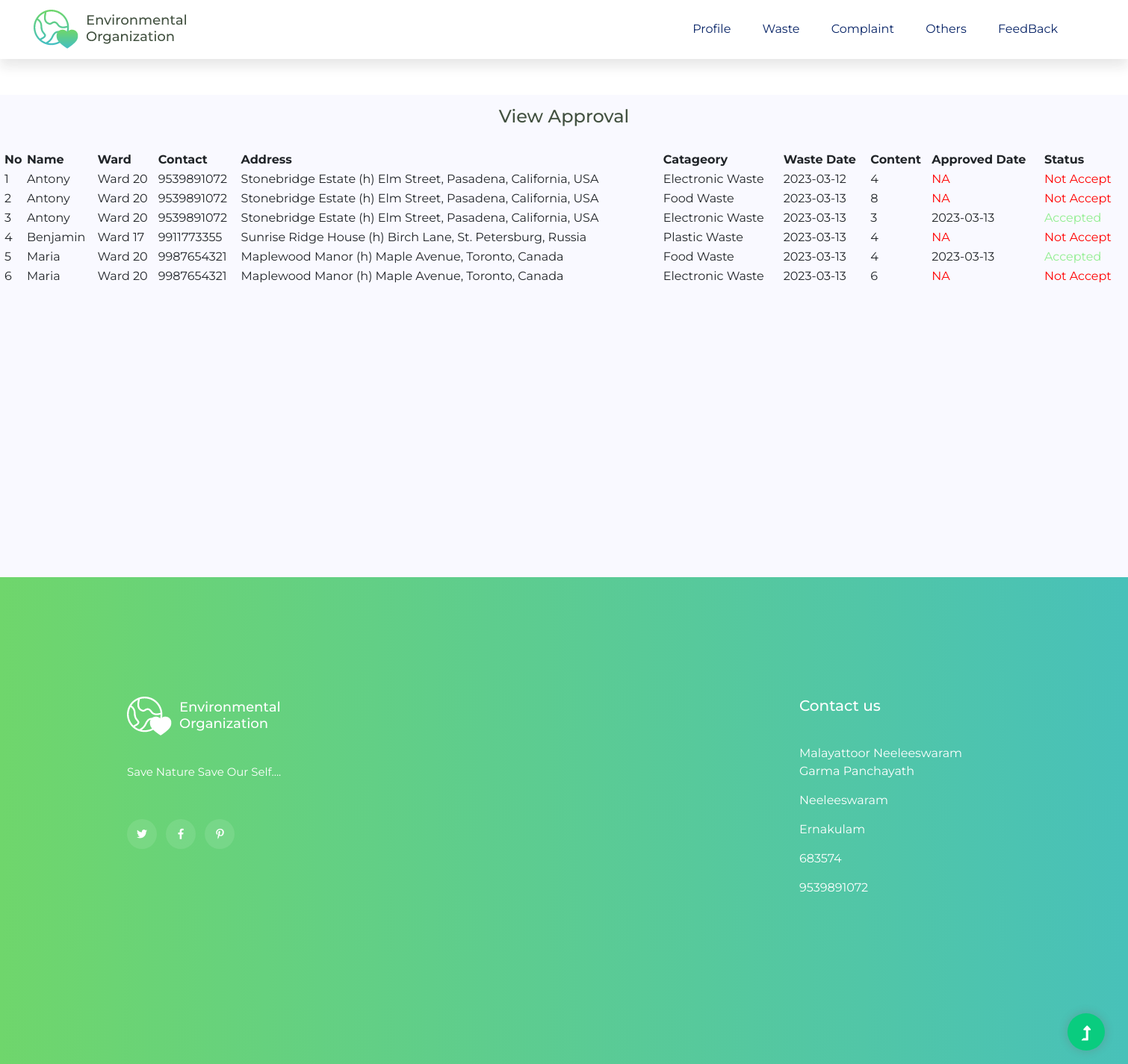
Screenshot of /E-Waste/User/View_Approval.php (signed in) with the database file from the repository.
### tables this page shows
CREATE TABLE `tbl_waste` (
  `waste_id` int(11) NOT NULL auto_increment,
  `cat_id` int(11) NOT NULL,
  `user_id` int(11) NOT NULL,
  `waste_content` int(10) NOT NULL,
  `waste_date` date NOT NULL,
  `waste_adate` date NOT NULL,
  `waste_cdate` date NOT NULL,
  `waste_status` char(1) NOT NULL default '0',
  PRIMARY KEY  (`waste_id`)
);

CREATE TABLE `tbl_user` (
  `user_id` int(11) NOT NULL auto_increment,
  `user_name` varchar(15) NOT NULL,
  `user_contact` char(10) NOT NULL,
  `user_email` varchar(25) NOT NULL,
  `user_address` varchar(100) NOT NULL,
  `ward_id` int(11) NOT NULL,
  `user_hno` varchar(5) NOT NULL,
  `user_username` varchar(25) NOT NULL,
  `user_password` varchar(20) NOT NULL,
  `user_status` char(1) NOT NULL default '0',
  PRIMARY KEY  (`user_id`)
);

CREATE TABLE `tbl_ward` (
  `ward_id` int(11) NOT NULL auto_increment,
  `ward_name` varchar(10) NOT NULL,
  `ward_status` int(1) NOT NULL default '0',
  PRIMARY KEY  (`ward_id`)
);

CREATE TABLE `tbl_catageory` (
  `cat_id` int(11) NOT NULL auto_increment,
  `cat_name` varchar(20) NOT NULL,
  `cat_status` int(1) NOT NULL default '0',
  PRIMARY KEY  (`cat_id`)
);

CREATE TABLE `tbl_pajayathe` (
  `pajayathe_id` int(11) NOT NULL auto_increment,
  `pajayathe_name` varchar(100) NOT NULL,
  `pajayathe_contact` char(10) NOT NULL,
  `pajayathe_pincode` char(6) NOT NULL,
  `pajayathe_district` varchar(15) NOT NULL,
  `pajayathe_location` varchar(20) NOT NULL,
  `pajayathe_username` varchar(20) NOT NULL,
  `pajayathe_password` varchar(20) NOT NULL,
  `pajayathe_status` char(1) NOT NULL default '0',
  PRIMARY KEY  (`pajayathe_id`)
);

### E-Waste/User/View_Approval.php (the view, shortened to what this page needs)
<!DOCTYPE html>
<html>
<head>
<?php
include("../Connection/Connection.php");
?>
</head>
<?php include("Template/Header1.php");
if($_SESSION['username']!=NULL)
{
	?>
	<body>
<form>
	<div class="progress-table">
<h2 align="center" class="text-heading">View Approval</h2>
	<table width="1500" align="center">
		<tr align="left">
			<th>No</th>
			<th>Name</th>
			<th>Ward</th>
			<th>Contact</th>
			<th>Address</th>
			<th>Catageory</th>
			<th>Waste Date</th>
			<th>Content</th>
			<th>Approved Date</th>
			<th>Status</th>
		</tr>
		<?php
		$sel = "select * from tbl_waste w inner join tbl_catageory c on w.cat_id=c.cat_id inner join tbl_user us on w.user_id=us.user_id inner join tbl_ward wa on us.ward_id=wa.ward_id where waste_status = '0' or waste_status = '1'";
		$res = $con->query($sel);
		if($res->num_rows!=NULL)
		{
			$i = 0;
			while($row = $res->fetch_assoc())
			{
				$i = $i + 1;
				?>
				<tr>
					<td><?php echo $i; ?></td>
					<td><?php echo $row["user_name"]; ?></td>
					<td><?php echo $row["ward_name"]; ?></td>
					<td><?php echo $row["user_contact"]; ?></td>
					<td><?php echo $row["user_address"]; ?></td>
					<td><?php echo $row["cat_name"]; ?></td>
					<td><?php echo $row["waste_date"]; ?></td>
					<td><?php echo $row["waste_content"]; ?></td>
					<td><?php $rda = $row["waste_adate"]; if($rda=='0000-00-00') {echo '<span style=color:red>NA</span>';} else {echo $rda; } ?></td>
					<td><?php $st = $row["waste_status"]; if($st=='0') {echo '<span style=color:red>Not Accept</span>';} else{echo '<span style=color:lightgreen>Accepted</span>'; } ?></td>
				</tr>
				<?php
			}
		}
		?>
	</table>
	<br><br><br><br><br><br><br><br><br><br><br><br><br><br><br>
</div>
</form>
</body>
	<?php
}
else
{
	echo "<script>location.replace('../Guest/Login.php')</script>";
}
?>
<?php include("Template/Footer.php"); ?>
</html>

### E-Waste/User/Template/Header1.php (shortened to what this page needs)
<!DOCTYPE html>
<html class="no-js" lang="zxx">
<head>
    <link rel="stylesheet" href="../User/Template/assets/css/bootstrap.min.css">
    <link rel="stylesheet" href="../User/Template/assets/css/owl.carousel.min.css">
    <link rel="stylesheet" href="../User/Template/assets/css/slicknav.css">
    <link rel="stylesheet" href="../User/Template/assets/css/flaticon.css">
    <link rel="stylesheet" href="../User/Template/assets/css/progressbar_barfiller.css">
    <link rel="stylesheet" href="../User/Template/assets/css/gijgo.css">
    <link rel="stylesheet" href="../User/Template/assets/css/animate.min.css">
    <link rel="stylesheet" href="../User/Template/assets/css/animated-headline.css">
    <link rel="stylesheet" href="../User/Template/assets/css/magnific-popup.css">
    <link rel="stylesheet" href="../User/Template/assets/css/fontawesome-all.min.css">
    <link rel="stylesheet" href="../User/Template/assets/css/themify-icons.css">
    <link rel="stylesheet" href="../User/Template/assets/css/slick.css">
    <link rel="stylesheet" href="../User/Template/assets/css/nice-select.css">
    <link rel="stylesheet" href="../User/Template/assets/css/style.css">
</head>
<body>
    <header>
        <div class="header-area">
            <div class="main-header ">
                <div class="header-bottom  header-sticky">
                    <div class="container-fluid">
                        <div class="row align-items-center">
                            <div class="col-xl-2 col-lg-2">
                                <div class="logo">
                                    <a href="../User/Home.php"><img src="../User/Template/assets/img/logo/logo.png" alt=""></a>
                                </div>
                            </div>
                            <div class="col-xl-10 col-lg-10">
                                <div class="menu-wrapper  d-flex align-items-center justify-content-end">
                                    <div class="main-menu d-none d-lg-block">
                                        <nav>
                                            <ul id="navigation">
                                                <li><a href="../User/Profile.php">Profile</a></li>
                                                <li><a href="">Waste</a>
                                                </li>
                                                <li><a href="Sent_complaint.php">Complaint</a>
                                                </li>
                                                <li><a href="">Others</a>
                                                </li>
                                                <li><a href="Send_feedback.php">FeedBack</a></li>
                                            </ul>
                                        </nav>
                                    </div>
                                </div>
                            </div>
                            <div class="col-12">
                            </div>
                        </div>
                    </div>
                </div>
            </div>
        </div>
    </header>
</body>
</html>
<br><br>

### E-Waste/User/Template/Footer.php (shortened to what this page needs)
<!DOCTYPE html>
<html class="no-js" lang="zxx">
<?php
include("../Connection/Connection.php");
?>
<head>
    <link rel="stylesheet" href="../User/Template/assets/css/bootstrap.min.css">
    <link rel="stylesheet" href="../User/Template/assets/css/owl.carousel.min.css">
    <link rel="stylesheet" href="../User/Template/assets/css/slicknav.css">
    <link rel="stylesheet" href="../User/Template/assets/css/flaticon.css">
    <link rel="stylesheet" href="../User/Template/assets/css/progressbar_barfiller.css">
    <link rel="stylesheet" href="../User/Template/assets/css/gijgo.css">
    <link rel="stylesheet" href="../User/Template/assets/css/animate.min.css">
    <link rel="stylesheet" href="../User/Template/assets/css/animated-headline.css">
    <link rel="stylesheet" href="../User/Template/assets/css/magnific-popup.css">
    <link rel="stylesheet" href="../User/Template/assets/css/fontawesome-all.min.css">
    <link rel="stylesheet" href="../User/Template/assets/css/themify-icons.css">
    <link rel="stylesheet" href="../User/Template/assets/css/slick.css">
    <link rel="stylesheet" href="../User/Template/assets/css/nice-select.css">
    <link rel="stylesheet" href="../User/Template/assets/css/style.css">
</head>
<body>
 <footer>
        <div class="footer-wrapper">
           <div class="footer-area footer-padding">
               <div class="container ">
                   <div class="row justify-content-between">
                       <div class="col-xl-4 col-lg-3 col-md-8 col-sm-8">
                           <div class="single-footer-caption mb-50">
                               <div class="single-footer-caption mb-30">
                                   <div class="footer-logo mb-35">
                                       <a href="Home.php"><img src="../User/Template/assets/img/logo/logo2_footer.png" alt=""></a>
                                   </div>
                                   <div class="footer-tittle">
                                       <div class="footer-pera">
                                           <p>Save Nature Save Our Self....</p>
                                       </div>
                                   </div>
                                   <div class="footer-social">
                                       <a href="https://twitter.com"><i class="fab fa-twitter"></i></a>
                                       <a href="https://facebook.com"><i class="fab fa-facebook-f"></i></a>
                                       <a href="https://pinterest.com"><i class="fab fa-pinterest-p"></i></a>
                                   </div>
                               </div>
                           </div>
                       </div>
                       <?php
                       $sel = "select * from tbl_pajayathe where pajayathe_status='1'";
                       $res = $con->query($sel);
                       if($res->num_rows!=NULL)
                       {
                       	while($row = $res->fetch_assoc())
                       	{
                       		$name = $row["pajayathe_name"];
                       		$loc = $row["pajayathe_location"];
                       		$dis = $row["pajayathe_district"];
                       		$pin = $row["pajayathe_pincode"];
                       		$pho = $row["pajayathe_contact"];
                       	}
                       }
                       ?>
                       <div class="col-xl-3 col-lg-4 col-md-6 col-sm-4">
                           <div class="single-footer-caption mb-50">
                               <div class="footer-tittle">
                                   <h4>Contact us</h4>
                                   <ul>
                                       <li style="color:white"><?php echo $name;?></li>
                                       <li style="color:white"><?php echo $loc;?></li>
                                       <li style="color:white"><?php echo $dis;?></li>
                                       <li style="color:white"><?php echo $pin;?></li>
                                       <li class="number" style="color:white"><?php echo $pho;?></li>
                                   </ul>
                               </div>
                           </div>
                       </div>
                   </div>
               </div>
           </div>
           <div class="footer-bottom-area">
               <div class="container">
                   <div class="footer-border">
                       <div class="row d-flex align-items-center">
                           <div class="col-xl-12 ">
                              </div>
                          </div>
                      </div>
                  </div>
              </div>
          </div>
      </footer>
      <div id="back-top" >
        <a title="Go to Top" href="#"> <i class="fas fa-level-up-alt"></i></a>
    </div>
</body>
</html>

### rows the page displays
tbl_waste: user.user_name "Antony", tbl_ward.ward_name "Ward 20", user.user_contact "9539891072", user.user_address "Stonebridge Estate (h) Elm Street, Pasadena, California, USA", cat.cat_name "Electronic Waste", waste_date "2023-03-12", waste_content "4", waste_adate "NA", waste_status "Not Accept"
tbl_waste: user.user_name "Antony", tbl_ward.ward_name "Ward 20", user.user_contact "9539891072", user.user_address "Stonebridge Estate (h) Elm Street, Pasadena, California, USA", cat.cat_name "Food Waste", waste_date "2023-03-13", waste_content "8", waste_adate "NA", waste_status "Not Accept"
tbl_waste: user.user_name "Antony", tbl_ward.ward_name "Ward 20", user.user_contact "9539891072", user.user_address "Stonebridge Estate (h) Elm Street, Pasadena, California, USA", cat.cat_name "Electronic Waste", waste_date "2023-03-13", waste_content "3", waste_adate "2023-03-13", waste_status "Accepted"
tbl_waste: user.user_name "Benjamin", tbl_ward.ward_name "Ward 17", user.user_contact "9911773355", user.user_address "Sunrise Ridge House (h) Birch Lane, St. Petersburg, Russia", cat.cat_name "Plastic Waste", waste_date "2023-03-13", waste_content "4", waste_adate "NA", waste_status "Not Accept"
tbl_waste: user.user_name "Maria", tbl_ward.ward_name "Ward 20", user.user_contact "9987654321", user.user_address "Maplewood Manor (h) Maple Avenue, Toronto, Canada", cat.cat_name "Food Waste", waste_date "2023-03-13", waste_content "4", waste_adate "2023-03-13", waste_status "Accepted"
tbl_waste: user.user_name "Maria", tbl_ward.ward_name "Ward 20", user.user_contact "9987654321", user.user_address "Maplewood Manor (h) Maple Avenue, Toronto, Canada", cat.cat_name "Electronic Waste", waste_date "2023-03-13", waste_content "6", waste_adate "NA", waste_status "Not Accept"
tbl_pajayathe: pajayathe_name "Malayattoor Neeleeswaram Garma Panchayath", pajayathe_location "Neeleeswaram", pajayathe_district "Ernakulam", pajayathe_pincode "683574", pajayathe_contact "9539891072"
